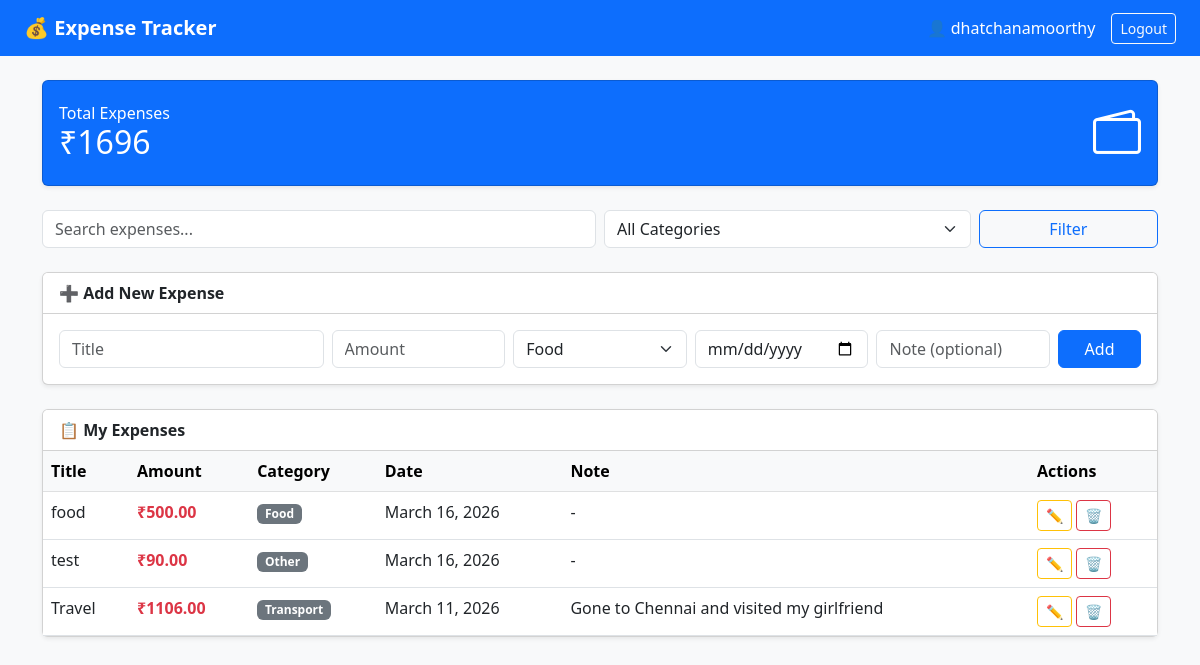
The app's page / (signed in) with its own data.
### expenses/models.py (models this page shows, shortened)
class Expense(models.Model):
    CATEGORY_CHOICES = [
        ('Food', 'Food'),
        ('Transport', 'Transport'),
        ('Shopping', 'Shopping'),
        ('Bills', 'Bills'),
        ('Health', 'Health'),
        ('Other', 'Other'),
    ]
    user = models.ForeignKey(User, on_delete=models.CASCADE)
    title = models.CharField(max_length=200)
    amount = models.DecimalField(max_digits=10, decimal_places=2)
    category = models.CharField(max_length=50, choices=CATEGORY_CHOICES)
    date = models.DateField()
    note = models.TextField(blank=True)

### expenses/views.py (the view)
# urls.py: path('', views.expense_list, name='expense_list'),
@login_required(login_url='login')
def expense_list(request):
    expenses = Expense.objects.filter(user=request.user).order_by('-date')
    query = request.GET.get('q', '')
    category = request.GET.get('category', '')
    if query:
        expenses = expenses.filter(title__icontains=query)
    if category:
        expenses = expenses.filter(category=category)
    total = expenses.aggregate(Sum('amount'))['amount__sum'] or 0
    form = ExpenseForm()
    return render(request, 'expenses/expense_list.html', {
        'expenses': expenses,
        'form': form,
        'total': total,
        'query': query,
        'category': category,
        'categories': ['Food', 'Transport', 'Shopping', 'Bills', 'Health', 'Other'],
    })

### expenses/forms.py
class ExpenseForm(forms.ModelForm):
    class Meta:
        model = Expense
        fields = ['title', 'amount', 'category', 'date', 'note']
        widgets = {
            'date': forms.DateInput(attrs={'type': 'date'}),
            'note': forms.Textarea(attrs={'rows': 2}),
        }

### expenses/templates/expenses/expense_list.html (shortened to what this page needs)
{% extends 'expenses/base.html' %}
{% block content %}
<div class="card bg-primary text-white mb-4 shadow-sm">
  <div class="card-body d-flex justify-content-between align-items-center">
    <div>
      <h6 class="mb-0">Total Expenses</h6>
      <h2 class="mb-0">₹{{ total }}</h2>
    </div>
    <i class="bi bi-wallet2" style="font-size:3rem;"></i>
  </div>
</div>
<form method="GET" class="row g-2 mb-4">
  <div class="col-md-6">
    <input type="text" name="q" value="{{ query }}" class="form-control" placeholder="Search expenses...">
  </div>
  <div class="col-md-4">
    <select name="category" class="form-select">
      <option value="">All Categories</option>
    </select>
  </div>
  <div class="col-md-2">
    <button type="submit" class="btn btn-outline-primary w-100">Filter</button>
  </div>
</form>
<div class="card shadow-sm mb-4">
  <div class="card-header bg-white fw-bold">➕ Add New Expense</div>
  <div class="card-body">
    <form method="POST" action="{% url 'add_expense' %}">
      <div class="row g-2">
        <div class="col-md-3">
          <input type="text" name="title" class="form-control" placeholder="Title" required>
        </div>
        <div class="col-md-2">
          <input type="number" name="amount" step="0.01" class="form-control" placeholder="Amount" required>
        </div>
        <div class="col-md-2">
          <select name="category" class="form-select">
            {% for cat in categories %}
              <option value="{{ cat }}">{{ cat }}</option>
            {% endfor %}
          </select>
        </div>
        <div class="col-md-2">
          <input type="date" name="date" class="form-control" required>
        </div>
        <div class="col-md-2">
          <input type="text" name="note" class="form-control" placeholder="Note (optional)">
        </div>
        <div class="col-md-1">
          <button type="submit" class="btn btn-primary w-100">Add</button>
        </div>
      </div>
    </form>
  </div>
</div>
<div class="card shadow-sm">
  <div class="card-header bg-white fw-bold">📋 My Expenses</div>
  <div class="table-responsive">
    <table class="table table-hover mb-0">
      <thead class="table-light">
        <tr>
          <th>Title</th><th>Amount</th><th>Category</th><th>Date</th><th>Note</th><th>Actions</th>
        </tr>
      </thead>
      <tbody>
        {% if expenses %}
          {% for expense in expenses %}
          <tr>
            <td>{{ expense.title }}</td>
            <td class="fw-bold text-danger">₹{{ expense.amount }}</td>
            <td><span class="badge bg-secondary">{{ expense.category }}</span></td>
            <td>{{ expense.date }}</td>
            <td>{{ expense.note|default:"-" }}</td>
            <td>
              <a href="{% url 'edit_expense' expense.pk %}" class="btn btn-sm btn-outline-warning">✏️</a>
              <a href="{% url 'delete_expense' expense.pk %}" class="btn btn-sm btn-outline-danger"
                 onclick="return confirm('Delete this expense?')">🗑</a>
            </td>
          </tr>
          {% endfor %}
        {% else %}
          <tr><td colspan="6" class="text-center text-muted py-4">No expenses found.</td></tr>
        {% endif %}
      </tbody>
    </table>
  </div>
</div>
{% endblock %}

### expenses/templates/expenses/base.html (shortened to what this page needs)
<!DOCTYPE html>
<html lang="en">
<head>
  <link href="https://cdn.jsdelivr.net/npm/bootstrap@5.3.0/dist/css/bootstrap.min.css" rel="stylesheet">
  <link href="https://cdn.jsdelivr.net/npm/bootstrap-icons@1.10.5/font/bootstrap-icons.css" rel="stylesheet">
</head>
<body class="bg-light">
<nav class="navbar navbar-dark bg-primary px-4">
  <span class="navbar-brand fw-bold">💰 Expense Tracker</span>
  {% if request.user.is_authenticated %}
  <div class="d-flex align-items-center gap-3">
    <span class="text-white">👤 {{ request.user.username }}</span>
    <a href="{% url 'logout' %}" class="btn btn-outline-light btn-sm">Logout</a>
  </div>
  {% endif %}
</nav>
<div class="container py-4">
  {% block content %}{% endblock %}
</div>
</body>
</html>

### records on screen
Expense: title "food", amount "500.00", category "Food", date "March 16, 2026", note "-"
Expense: title "test", amount "90.00", category "Other", date "March 16, 2026", note "-"
Expense: title "Travel", amount "1106.00", category "Transport", date "March 11, 2026", note "Gone to Chennai and visited my girlfriend"

### other values on screen
{{ request.user.username }} "dhatchanamoorthy"
{{ total }} "1696"
form field category "Food"
